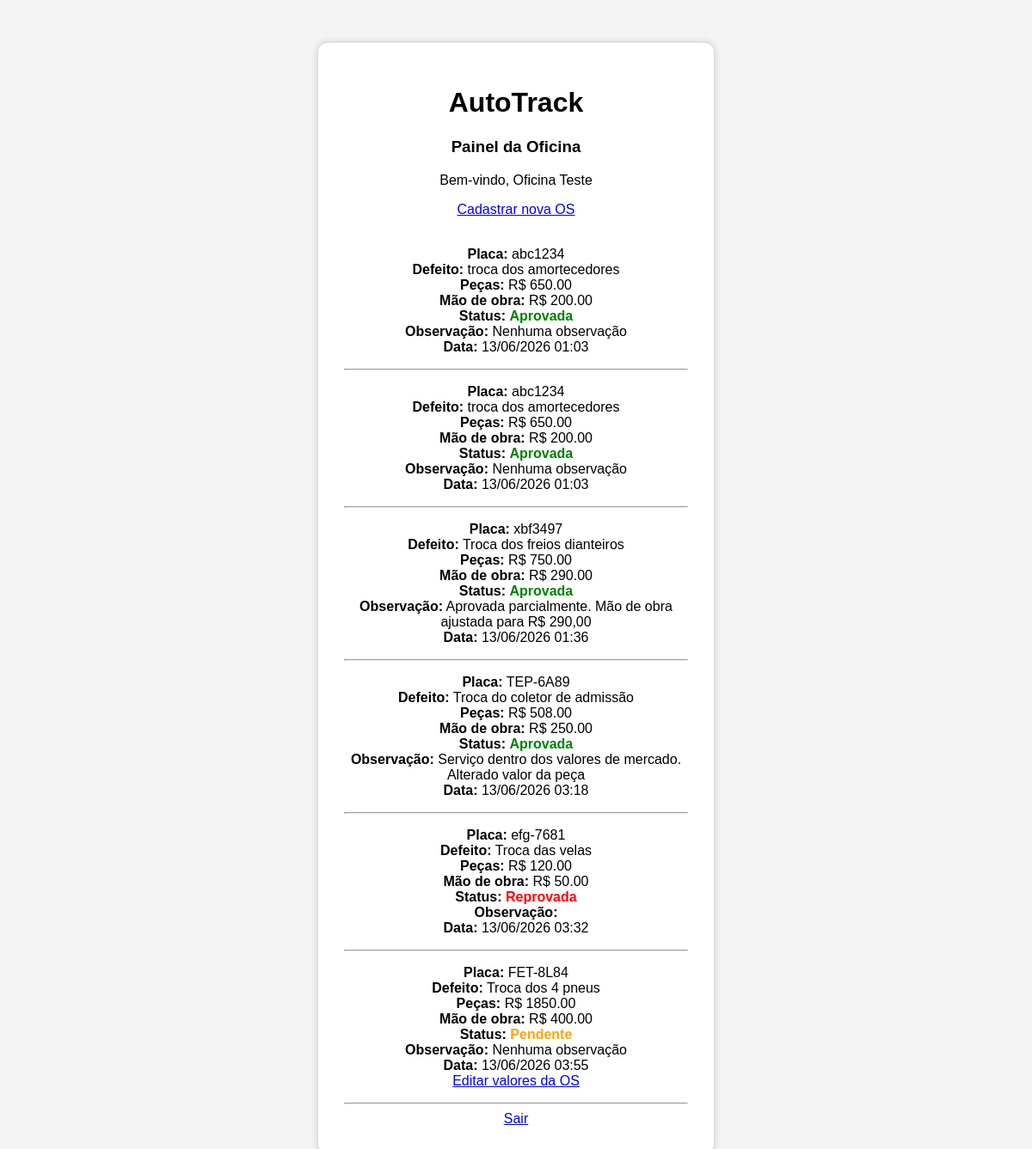
/oficina/dashboard.php (signed in), run on the app's committed database.
### tables this page shows
CREATE TABLE `ordens_servico` (
  `id` int(11) NOT NULL,
  `placa` varchar(10) NOT NULL,
  `defeito` text NOT NULL,
  `valor_pecas` decimal(10,2) NOT NULL,
  `valor_mao_obra` decimal(10,2) NOT NULL,
  `status` enum('Pendente','Aprovada','Reprovada') DEFAULT 'Pendente',
  `usuario_id` int(11) DEFAULT NULL,
  `data_criacao` timestamp NOT NULL DEFAULT current_timestamp(),
  `observacao` text DEFAULT NULL
);

### oficina/dashboard.php (the view, shortened to what this page needs)
<?php
include("../config/conexao.php");
$usuario_id = $_SESSION['usuario_id'];
$sql = "SELECT * FROM ordens_servico WHERE usuario_id = $usuario_id";
$resultado = $conn->query($sql);
?>
<!DOCTYPE html>
<html lang="pt-BR">
<head>
    <link rel="stylesheet" href="../css/estilo.css">
</head>
<body>
<div class="container">
    <h1>AutoTrack</h1>
    <h3>Painel da Oficina</h3>
    <p>Bem-vindo, <?php echo $_SESSION['nome']; ?></p>
    <a href="nova_os.php">Cadastrar nova OS</a>
    <br><br>
    <?php while($os = $resultado->fetch_assoc()) { ?>
        <p>
            <strong>Placa:</strong> <?php echo $os['placa']; ?><br>
            <strong>Defeito:</strong> <?php echo $os['defeito']; ?><br>
            <strong>Peças:</strong> R$ <?php echo $os['valor_pecas']; ?><br>
            <strong>Mão de obra:</strong> R$ <?php echo $os['valor_mao_obra']; ?><br>
            <strong>Status:</strong>
            <span class="<?php echo strtolower($os['status']); ?>">
            <?php echo $os['status']; ?>
            </span><br>
            <strong>Observação:</strong>
            <?php
            if(!empty($os['observacao'])){
            echo $os['observacao'];
            }else{
            echo "Nenhuma observação";
            }
            ?>
            <br>
            <strong>Data:</strong>
            <?php echo date("d/m/Y H:i", strtotime($os['data_criacao'])); ?>
            <?php if($os['status'] == 'Pendente'){ ?>
            <br>
            <a href="editar_os.php?id=<?php echo $os['id']; ?>">
            Editar valores da OS
            </a>
            <?php } ?>
        </p>
        <hr>
    <?php } ?>
    <a href="../logout.php">Sair</a>
</div>
</body>
</html>

### css/estilo.css (style rules this page uses)
body { margin:0; padding:30px 0; font-family:Arial, Helvetica, sans-serif; background:#f4f4f4; display:flex; justify-content:center; align-items:flex-start; min-height:100vh; }
.container { background:white; padding:30px; width:400px; border-radius:10px; box-shadow:0 0 10px rgba(0,0,0,0.2); text-align:center; margin-top: 20px; margin-bottom: 20px; }
.aprovada { color:green; font-weight:bold; }
.reprovada { color:red; font-weight:bold; }
.pendente { color:orange; font-weight:bold; }

### data on the page
ordens_servico: placa "abc1234", defeito "troca dos amortecedores", valor_pecas "650.00", valor_mao_obra "200.00", status "Aprovada", shows "Nenhuma observação", data_criacao "13/06/2026 01:03"
ordens_servico: placa "abc1234", defeito "troca dos amortecedores", valor_pecas "650.00", valor_mao_obra "200.00", status "Aprovada", shows "Nenhuma observação", data_criacao "13/06/2026 01:03"
ordens_servico: placa "xbf3497", defeito "Troca dos freios dianteiros", valor_pecas "750.00", valor_mao_obra "290.00", status "Aprovada", observacao "Aprovada parcialmente. Mão de obra ajustada para R$ 290,00", data_criacao "13/06/2026 01:36"
ordens_servico: placa "TEP-6A89", defeito "Troca do coletor de admissão", valor_pecas "508.00", valor_mao_obra "250.00", status "Aprovada", observacao "Serviço dentro dos valores de mercado. Alterado valor da peça", data_criacao "13/06/2026 03:18"
ordens_servico: placa "efg-7681", defeito "Troca das velas", valor_pecas "120.00", valor_mao_obra "50.00", status "Reprovada", data_criacao "13/06/2026 03:32"
ordens_servico: placa "FET-8L84", defeito "Troca dos 4 pneus", valor_pecas "1850.00", valor_mao_obra "400.00", status "Pendente", shows "Nenhuma observação", data_criacao "13/06/2026 03:55"

### other printed values
$_SESSION['nome'] "Oficina Teste"
